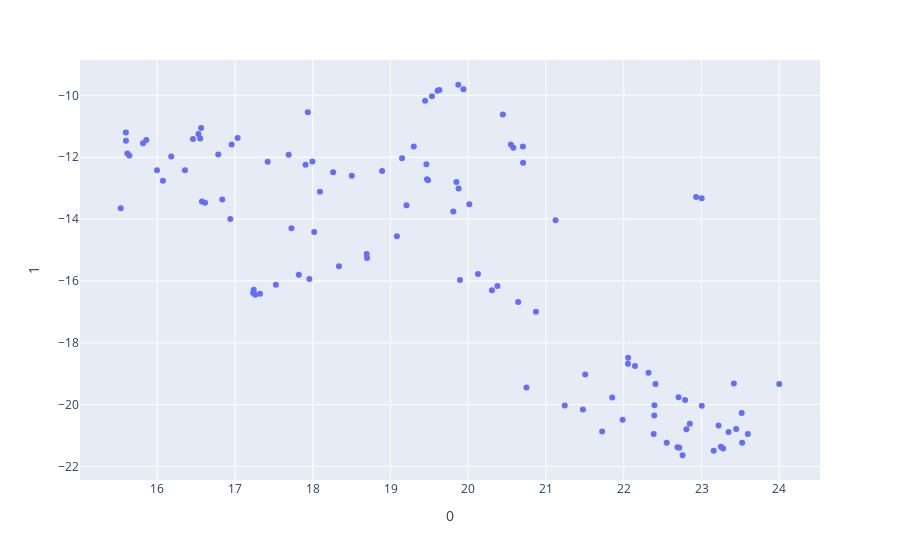

Source (notebook cell):
### Code cell
fig = px.scatter(
    tsne_lda, x=0, y=1
)
fig.show()
